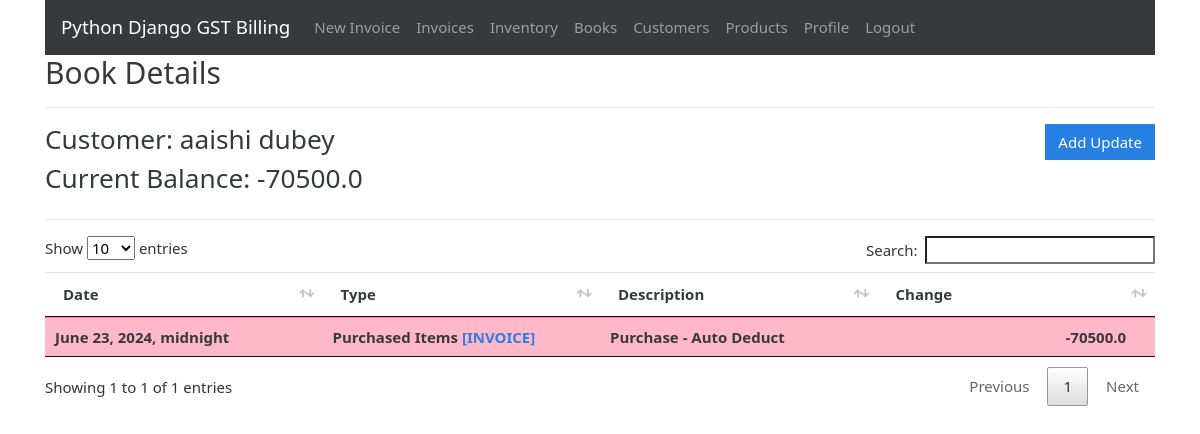
Screenshot of /books/1 (signed in) with the database file from the repository.
### gstbillingapp/models.py (models this page shows, shortened)
class Book(models.Model):
    user = models.ForeignKey(User, null=True, blank=True, on_delete=models.SET_NULL)
    customer = models.ForeignKey(Customer, null=True, blank=True, on_delete=models.SET_NULL)
    current_balance = models.FloatField(default=0)
    last_log = models.ForeignKey('BookLog', null=True, blank=True, default=None, on_delete=models.SET_NULL)

class Customer(models.Model):
    user = models.ForeignKey(User, null=True, blank=True, on_delete=models.SET_NULL)
    customer_name = models.CharField(max_length=200)
    customer_address = models.TextField(max_length=600, blank=True, null=True)
    customer_phone = models.CharField(max_length=14, blank=True, null=True)
    customer_gst = models.CharField(max_length=15, blank=True, null=True)

class BookLog(models.Model):
    parent_book = models.ForeignKey(Book, null=True, blank=True, on_delete=models.CASCADE)
    date = models.DateTimeField(default=datetime.now, blank=True, null=True)
    last_modified = models.DateTimeField(auto_now=True)
    CHANGE_TYPES = [
        (0, 'Paid'),
        (1, 'Purchased Items'),
        (2, 'Sold Items'),
        (4, 'Other'),
    ]
    change_type = models.IntegerField(choices=CHANGE_TYPES, default=0)
    change = models.FloatField(default=0.0)
    associated_invoice = models.ForeignKey(Invoice, blank=True, null=True, default=None, on_delete=models.SET_NULL)
    description = models.TextField(max_length=600, blank=True, null=True)

### gstbillingapp/views.py (the view)
# urls.py: path('books/<int:book_id>', views.book_logs, name='book_logs'),
@login_required
def book_logs(request, book_id):
    context = {}
    book = get_object_or_404(Book, id=book_id, user=request.user)
    book_logs = BookLog.objects.filter(parent_book=book).order_by('-id')
    context['book'] = book
    context['book_logs'] = book_logs
    return render(request, 'gstbillingapp/book_logs.html', context)

### gstbillingapp/templates/gstbillingapp/book_logs.html (shortened to what this page needs)
{% extends "gstbillingapp/base.html" %}
{% load static %}
{% block content %}
<h2>Book Details</h2>
<hr>
<div class="row">
	<div class="col">
		<h3>Customer: {{book.customer.customer_name}}</h3>
		<h3>Current Balance: {{book.current_balance}}</h3>
	</div>
	<div class="col">
		<a href="{% url 'book_logs_add' book.id %}" id="add_customer_btn"><button type="button" class="btn btn-primary">Add Update</button></a>
	</div>
</div>
<hr>
<table class="table table-hover font-weight-bold" id="inventory-logs-table">
	<thead>
		<tr>
			<th>Date</th>
			<th>Type</th>
			<th>Description</th>
			<th>Change</th>
		</tr>
	</thead>
	<tbody class="two-col-form">
		{% for item in book_logs %}
		<tr class="{% if item.change < 0 %}table-danger{% else %}table-success{%endif%}">
			<td>{{item.date}}</td>
			<td>{{item.get_change_type_display}} {% if item.associated_invoice %}<a href="{% url 'invoice_viewer' item.associated_invoice.id %}">[INVOICE]</a>{% endif %}</td>
			<td>{{item.description}}</td>
			<td class="text-right">{{item.change}} &emsp; {{inventory.product.product_unit}}</td>
		{% endfor %}
	</tbody>
</table>
{% endblock %}

### gstbillingapp/static/gstbillingapp/main.css (style rules this page uses)
.two-col-form td, .two-col-form th { width: 25%; }
#add_customer_btn, #add_product_btn { float: right; }

### rows the page displays
Book: customer.customer_name "aaishi dubey", current_balance "-70500.0"
BookLog: date "June 23, 2024, midnight", change_type "Purchased Items", shows "[INVOICE]", description "Purchase - Auto Deduct", change "-70500.0"
